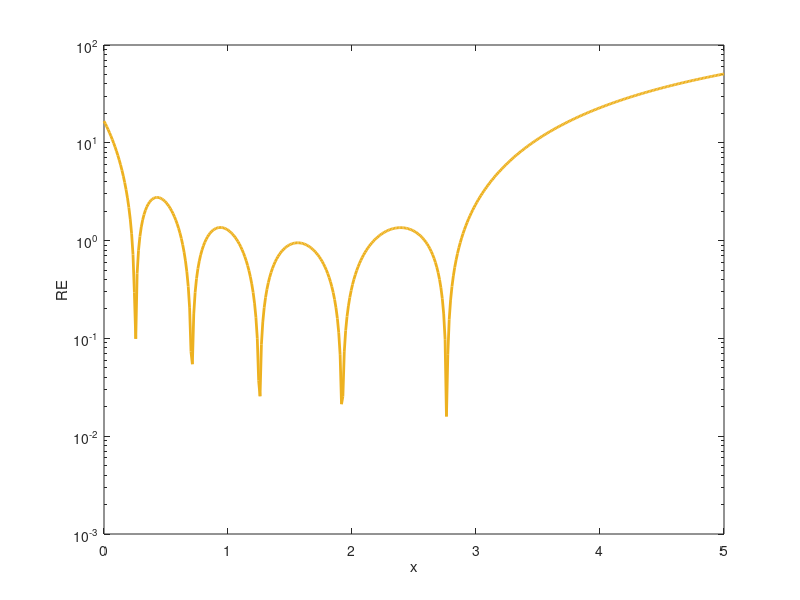

This figure's MATLAB source: (Note: this script raises an error after producing the figure.)
points = 75;
z = linspace(0,5,450);

%Aggarwal N = 3
erfcz1 = ( 1/(6) ) * ( (2 * ( exp(-( (1/((sin(1*(pi/2)/3))^2))).*(z.^2) ) + exp(-( (1/((sin(2*(pi/2)/3))^2))).*(z.^2)) ) + exp(-((z.^2))) )) ;

RE1 = ((abs(erfc(z)- erfcz1)) ./ erfc(z) ) * 100 ; 
figure
semilogy(z,RE1,'color','#EDB120','linewidth',2);
hold on
xlabel('x');
ylabel('RE');
axis([0 5 10^(-3) 10^(2)]); %axis scaling
xticks([0 1.0 2.0 3.0 4.0 5.0]);
yticks([10^(-4) 10^(-3) 10^(-2) 10^(-1) 10^0 10^1 10^2]);

% optimised curve N = 3:
z = linspace(0,5,points);
ERFC = erfc(z);          % original erfc

syms y(x)
%y(x) = piecewise( ((0<=x)&(x<0.04338)),(0.2222)*(exp(-(x.^2))) + (0.3889)*(exp(-4*(x.^2))) + (0.3889)*(exp((-4/3)*(x.^2))),((0.04338<=x)&(x<0.1602)),(0.1919)*(exp(-(x.^2))) + (0.3578)*(exp(-4*(x.^2))) + (0.3585)*(exp((-4/3)*(x.^2))),(0.1602<=x)&(x<0.2903),(0.1665)*(exp(-(x.^2))) + (0.3332)*(exp(-4*(x.^2))) + (0.3332)*(exp((-4/3)*(x.^2))),((0.2903<=x)&(x<0.6007)),(0.1594)*(exp(-(x.^2))) + (0.3299)*(exp(-4*(x.^2))) + (0.3266)*(exp((-4/3)*(x.^2))),((0.6007<=x)&(x<0.7575)),(0.1664)*(exp(-(x.^2))) + (0.3333)*(exp(-4*(x.^2))) + (0.3331)*(exp((-4/3)*(x.^2))),((0.7575<=x)&(x<1.135)),(0.1703)*(exp(-(x.^2))) + (0.3335)*(exp(-4*(x.^2))) + (0.3359)*(exp((-4/3)*(x.^2))),((1.135<=x) &(x<1.335)),(0.1667)*(exp(-(x.^2))) + (0.3333)*(exp(-4*(x.^2))) + (0.3334)*(exp((-4/3)*(x.^2))),((1.335<=x)&(x<1.795)),(0.1643)*(exp(-(x.^2))) + (0.3333)*(exp(-4*(x.^2))) + (0.3322)*(exp((-4/3)*(x.^2))),(1.795<=x)&(x<1.959),(0.1667)*(exp(-(x.^2))) + (0.3333)*(exp(-4*(x.^2))) + (0.3333)*(exp((-4/3)*(x.^2))),((1.959<=x)&(x<2.096)),(0.1675)*(exp(-(x.^2))) + (0.3333)*(exp(-4*(x.^2))) + (0.3335)*(exp((-4/3)*(x.^2))),(2.096<=x)&(x<2.646),(0.1693)*(exp(-(x.^2))) + (0.3333)*(exp(-4*(x.^2))) + (0.3336)*(exp((-4/3)*(x.^2))),(2.646<=x)&(x<2.887),(0.1669)*(exp(-(x.^2))) + (0.3333)*(exp(-4*(x.^2))) + (0.3333)*(exp((-4/3)*(x.^2))),(2.8887<=x)&(x<=5),(0.1624)*(exp(-(x.^2))) + (0.3333)*(exp(-4*(x.^2))) + (0.3331)*(exp((-4/3)*(x.^2))));
y(x) = piecewise( ((0<=x)&(x<0.04338)),(0.2222)*(exp(-(x.^2))) + (0.3889)*(exp(-4*(x.^2))) + (0.3889)*(exp((-4/3)*(x.^2))),((0.04338<=x)&(x<0.1602)),(0.1919)*(exp(-(x.^2))) + (0.3578)*(exp(-4*(x.^2))) + (0.3585)*(exp((-4/3)*(x.^2))),(0.1602<=x)&(x<0.2903),(0.1665)*(exp(-(x.^2))) + (0.3332)*(exp(-4*(x.^2))) + (0.3332)*(exp((-4/3)*(x.^2))),((0.2903<=x)&(x<0.6007)),(0.1594)*(exp(-(x.^2))) + (0.3299)*(exp(-4*(x.^2))) + (0.3266)*(exp((-4/3)*(x.^2))),((0.6007<=x)&(x<0.7575)),(0.1664)*(exp(-(x.^2))) + (0.3333)*(exp(-4*(x.^2))) + (0.3331)*(exp((-4/3)*(x.^2))),((0.7575<=x)&(x<1.135)),(0.1703)*(exp(-(x.^2))) + (0.3335)*(exp(-4*(x.^2))) + (0.3359)*(exp((-4/3)*(x.^2))),((1.135<=x) &(x<1.335)),(0.1667)*(exp(-(x.^2))) + (0.3333)*(exp(-4*(x.^2))) + (0.3334)*(exp((-4/3)*(x.^2))),((1.335<=x)&(x<1.795)),(0.1643)*(exp(-(x.^2))) + (0.3333)*(exp(-4*(x.^2))) + (0.3322)*(exp((-4/3)*(x.^2))),(1.795<=x)&(x<1.959),(0.1667)*(exp(-(x.^2))) + (0.3333)*(exp(-4*(x.^2))) + (0.3333)*(exp((-4/3)*(x.^2))),((1.959<=x)&(x<2.096)),(0.1675)*(exp(-(x.^2))) + (0.3333)*(exp(-4*(x.^2))) + (0.3335)*(exp((-4/3)*(x.^2))),(2.096<=x)&(x<2.646),(0.1693)*(exp(-(x.^2))) + (0.3333)*(exp(-4*(x.^2))) + (0.3336)*(exp((-4/3)*(x.^2))),(2.646<=x)&(x<2.887),(0.1669)*(exp(-(x.^2))) + (0.3333)*(exp(-4*(x.^2))) + (0.3333)*(exp((-4/3)*(x.^2))),(2.8887<=x)&(x<3.654),(0.1624)*(exp(-(x.^2))) + (0.3333)*(exp(-4*(x.^2))) + (0.3331)*(exp((-4/3)*(x.^2))),(3.654<=x)&(x<=5),(0.1285)*(exp(-(x.^2))) + (0.3333)*(exp(-4*(x.^2))) + (0.3332)*(exp((-4/3)*(x.^2))));
xvalues = linspace(0,5,points);
yvalues = y(xvalues);
y = double(yvalues);     % optimized values of trapezoidal approx


RE4 = [];
for i = 1:points
    temp = ((abs(ERFC(i) - y(i)))/ERFC(i) ) * 100;
    RE4 = horzcat(RE4,temp);
end


semilogy(z,RE4,'b-o','linewidth',1);


%Aggarwal N = 4
z = linspace(0,5,points);

erfcz2 = ( 1/(8) ) * ( (2 * ( exp(-( (1/((sin(1*(pi/2)/4))^2))).*(z.^2) ) + exp(-( (1/((sin(2*(pi/2)/4))^2))).*(z.^2)) + exp(-( (1/((sin(3*(pi/2)/4))^2))).*(z.^2)) ) + exp(-((z.^2))) )) ;
RE2 = ((abs(erfc(z) - erfcz2)) ./ erfc(z)) * 100;
semilogy(z,RE2,'g-^','linewidth',1);


% % N = 5
% 
% erfcz3 = ( 1/(10) ) * ( (2 * ( exp(-( (1/((sin(1*(pi/2)/5))^2))).*(z.^2) ) + exp(-( (1/((sin(2*(pi/2)/5))^2))).*(z.^2)) + exp(-( (1/((sin(3*(pi/2)/5))^2))).*(z.^2)) + exp(-( (1/((sin(4*(pi/2)/5))^2))).*(z.^2)) ) + exp(-((z.^2))) )) ;
% RE3 = ((abs(erfc(z) - erfcz3)) ./ erfc(z)) * 100;
% semilogy(z,RE3,'c','linewidth',2);



% optimised curve N = 4:
z = linspace(0,5,points);
ERFC = erfc(z);          % original erfc
syms y(x)
y(x) = piecewise( ((0<=x)&(x<0.04338)),((0.1562)*(exp(-(x.^2)))) + ((0.2812)*(exp(-(2*(x.^2))))) + ((0.2812)*(exp(-((20/3)*(x.^2))))) + ((0.2812)*(exp(-((20/17)*(x.^2))))),((0.04338<=x)&(x<0.1368)),((0.1348)*(exp(-(x.^2)))) + ((0.2597)*(exp(-(2*(x.^2))))) + ((0.2593)*(exp(-((20/3)*(x.^2))))) + ((0.2598)*(exp(-((20/17)*(x.^2))))),((0.1368<=x)&(x<0.2102)),((0.1249)*(exp(-(x.^2)))) + ((0.2499)*(exp(-(2*(x.^2))))) + ((0.2499)*(exp(-((20/3)*(x.^2))))) + ((0.2499)*(exp(-((20/17)*(x.^2))))),((0.2102<=x)&(x<0.4505)),((0.1213)*(exp(-(x.^2)))) + ((0.2465)*(exp(-(2*(x.^2))))) + ((0.2474)*(exp(-((20/3)*(x.^2))))) + ((0.2464)*(exp(-((20/17)*(x.^2))))),((0.4505<=x)&(x<0.5306)),((0.1235)*(exp(-(x.^2)))) + ((0.2488)*(exp(-(2*(x.^2))))) + ((0.2496)*(exp(-((20/3)*(x.^2))))) + ((0.2485)*(exp(-((20/17)*(x.^2))))),((0.5306<=x)&(x<0.604)),((0.12499)*(exp(-(x.^2)))) + ((0.2500)*(exp(-(2*(x.^2))))) + ((0.2500)*(exp(-((20/3)*(x.^2))))) + ((0.2500)*(exp(-((20/17)*(x.^2))))),((0.604<=x)&(x<0.8343)),((0.1263)*(exp(-(x.^2)))) + ((0.2507)*(exp(-(2*(x.^2))))) + ((0.2500)*(exp(-((20/3)*(x.^2))))) + ((0.2511)*(exp(-((20/17)*(x.^2))))),((0.8343<=x)&(x<0.9377)),((0.1256)*(exp(-(x.^2)))) + ((0.2503)*(exp(-(2*(x.^2))))) + ((0.2500)*(exp(-((20/3)*(x.^2))))) + ((0.2505)*(exp(-((20/17)*(x.^2))))),((0.9377<=x)&(x<1.198)),((0.1250)*(exp(-(x.^2)))) + ((0.2500)*(exp(-(2*(x.^2))))) + ((0.2500)*(exp(-((20/3)*(x.^2))))) + ((0.2500)*(exp(-((20/17)*(x.^2))))),((1.198<=x)&(x<1.34)),((0.1253)*(exp(-(x.^2)))) + ((0.2500)*(exp(-(2*(x.^2))))) + ((0.2500)*(exp(-((20/3)*(x.^2))))) + ((0.2502)*(exp(-((20/17)*(x.^2))))),((1.34<=x)&(x<1.518)),((0.1264)*(exp(-(x.^2)))) + ((0.2501)*(exp(-(2*(x.^2))))) + ((0.2500)*(exp(-((20/3)*(x.^2))))) + ((0.2509)*(exp(-((20/17)*(x.^2))))),((1.518<=x)&(x<2.614)),((0.1269)*(exp(-(x.^2)))) + ((0.2500)*(exp(-(2*(x.^2))))) + ((0.2500)*(exp(-((20/3)*(x.^2))))) + ((0.2509)*(exp(-((20/17)*(x.^2))))),((2.614<=x)&(x<3.521)),((0.1277)*(exp(-(x.^2)))) + ((0.2500)*(exp(-(2*(x.^2))))) + ((0.2500)*(exp(-((20/3)*(x.^2))))) + ((0.2505)*(exp(-((20/17)*(x.^2))))),((3.521<=x)&(x<=4.016)),((0.1250)*(exp(-(x.^2)))) + ((0.2500)*(exp(-(2*(x.^2))))) + ((0.2500)*(exp(-((20/3)*(x.^2))))) + ((0.2500)*(exp(-((20/17)*(x.^2))))),((4.016<=x)&(x<=5)),((0.1190)*(exp(-(x.^2)))) + ((0.2500)*(exp(-(2*(x.^2))))) + ((0.2500)*(exp(-((20/3)*(x.^2))))) + ((0.2497)*(exp(-((20/17)*(x.^2))))) );
xvalues = linspace(0,5,points);
yvalues = y(xvalues);
y = double(yvalues);     % optimized values of trapezoidal approx
ERFC = erfc(z);     % actual erfc
RE5 = [];
for i = 1:points
    temp = (((abs(ERFC(i) - y(i))) )/ERFC(i)) * 100;
    RE5 = horzcat(RE5,temp);
end

semilogy(z,RE5,'r-*','linewidth',1);

%Legend of the plot:
h=legend('Ref. [22, N = 3] ','Optimized n=3','Ref. [22, N = 4] ','Optimized n=4');
set(h,'location','southeastoutside');
set(gca,'FontSize',50)

hold off